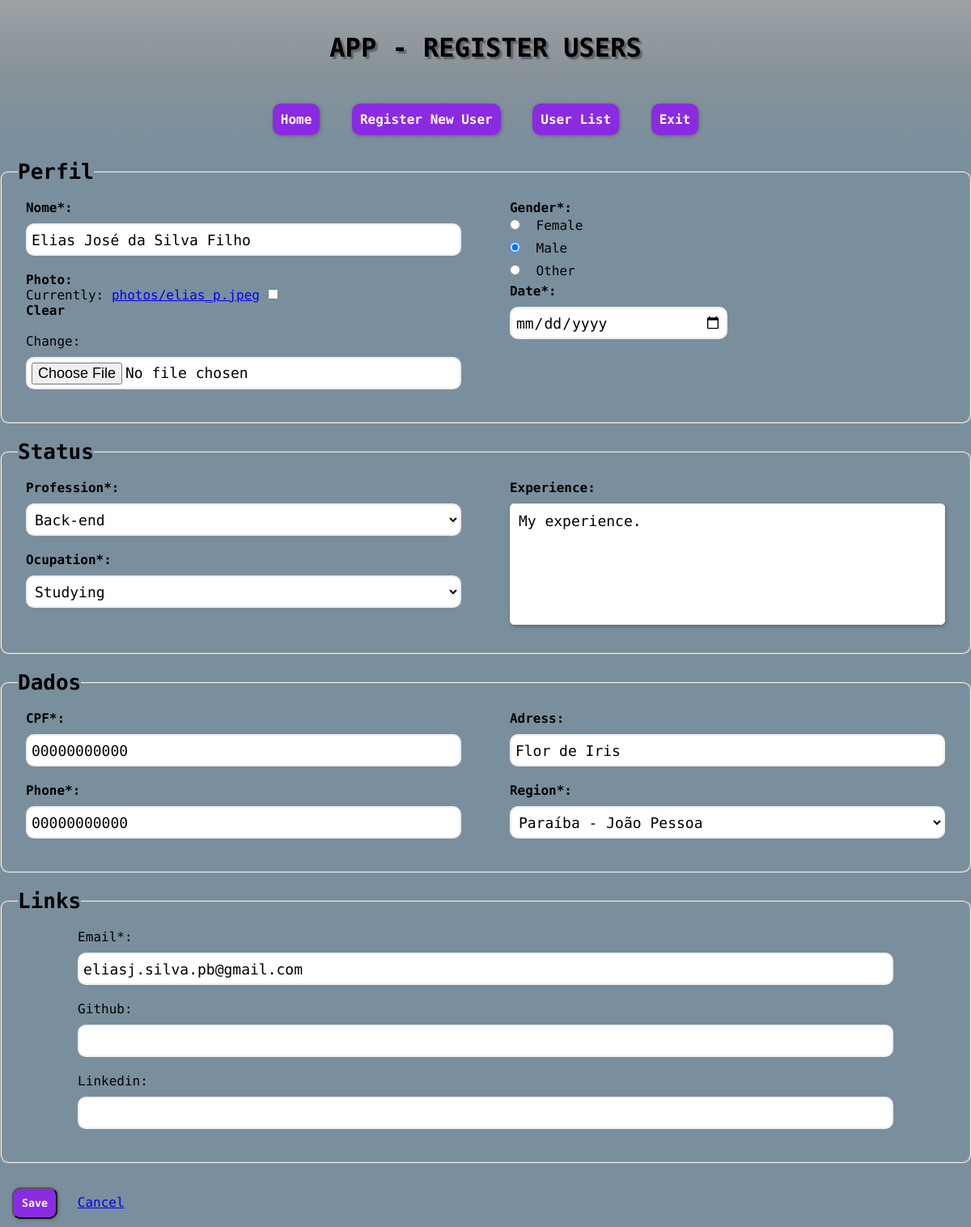
/List-User/User/Edit/1/ (signed in), run on the app's committed database.
### App_Register/models.py (models this page shows, shortened)
class User(models.Model):
    GENDER = [
        ('Female', 'Female'),
        ('Male', 'Male'),
        ('Other', 'Other'),
    ]
    PROFESSION = [
        ('Font-end','Front-end'),
        ('Back-end','Back-end'),
        ('Full-Stack','Full-Stack'),
        ('Intern', 'Intern'),
        ('C.Security', 'C.Security'),
    ]
    OCUPATION = [
        ('Studying', 'Studying'),
        ('Working', 'Working'),
        ('Freelancer', 'Freelancer'),
        ('Unemployed', 'Unemployed'),
    ]
    TECHNOLOGIES = [
        ('Html', 'Html'),
        ('Css', 'Css'),
        ('JavaScript', 'JavaScript'),
        ('Python', 'Python'),
        ('Ruby', 'Ruby'),
        ('PHP', 'PHP'),
        ('C#', 'C#'),
        ('Java', 'Java'),
    ]
    LOCATE = [
        ('Acre - Rio Branco', 'Acre - Rio Branco'),
        ('Alagoas - Maceió', 'Alagoas - Maceió'),
        ('Amapá - Macapá', 'Amapá - Macapá'),
        ('Amazonas - Manaus', 'Amazonas - Manaus'),
        ('Bahia - Salvador', 'Bahia - Salvador'),
        ('Ceará - Fortaleza', 'Ceará - Fortaleza'),
        ('Espírito Santo - Vitória', 'Espírito Santo - Vitória'),
        ('Goiás - Goiânia', 'Goiás - Goiânia'),
        ('Maranhão - São Luís', 'Maranhão - São Luís'),
        ('Mato Grosso - Cuiabá', 'Mato Grosso - Cuiabá'),
        ('Mato Grosso do Sul - Campo Grande', 'Mato Grosso do Sul - Campo Grande'),
        ('Minas Gerais - Belo Horizonte', 'Minas Gerais - Belo Horizonte'),
        ('Paraíba - João Pessoa', 'Paraíba - João Pessoa'),
        ('Pernambuco - Recife', 'Pernambuco - Recife'),
        ('Piauí - Teresina', 'Piauí - Teresina'),
        ('Rio de Janeiro - Rio de Janeiro', 'Rio de Janeiro - Rio de Janeiro'),
        ('Rio Grande do Norte - Natal', 'Rio Grande do Norte - Natal'),
        ('Rio Grande do Sul - Porto Alegre', 'Rio Grande do Sul - Porto Alegre'),
        ('Rondônia - Porto Velho', 'Rondônia - Porto Velho'),
        ('Roraima - Boa Vista', 'Roraima - Boa Vista'),
        ('Santa Catarina - Florianópolis', 'Santa Catarina - Florianópolis'),
        ('São Paulo - São Paulo', 'São Paulo - São Paulo'),
        ('Sergipe - Aracaju', 'Sergipe - Aracaju'),
        ('Tocantins - Palmas', 'Tocantins - Palmas'),
        ('Distrito Federal - Brasília', 'Distrito Federal - Brasília'),
    ]
    name = models.CharField(max_length=150)
    photo = models.ImageField(upload_to='photos', blank=True, null=True)
    gender = models.CharField(max_length=100, choices=GENDER, default=None)
    date = models.DateField()
    profession = models.CharField(max_length=100, choices=PROFESSION, null=True) #default=None
    ocupation = models.CharField(max_length=100, choices=OCUPATION, null=True) #default=None
    experience = models.TextField(blank=True, null=True)
    cpf = models.CharField(max_length= 11, null=True)
    phone = models.CharField(max_length=11, null=True)
    adress = models.CharField(max_length=155, blank=True, null=True)
    locate = models.CharField(max_length=100, choices=LOCATE) #default=None
    email = models.EmailField()
    github = models.URLField(blank=True, null=True, default=None)
    linkedin = models.URLField(blank=True, null=True, default=None)
    created_at = models.DateTimeField(auto_now_add=True, null=True)

### App_Register/views.py (the view)
# urls.py: path('List-User/User/Edit/<int:id>/', views.update, name= 'edit'), # Updating
@login_required
def update(request, id):
    edit = models.User.objects.get(id=id)
    form = forms.UserForm(request.POST or None, request.POST or None, instance=edit)
    if form.is_valid():
        form.save()
        return redirect('list')
    else:
        return render(request, 'register/form.html', {'form':form})

### App_Register/forms.py
class UserForm(forms.ModelForm):
    class Meta:
        model = models.User
        fields = '__all__'
        widgets = {
            'name': forms.TextInput(
                attrs={
                    'placeholder': 'Enter your Full name',
                    }
                ),
            'gender': forms.RadioSelect(
                attrs={
                    'type':'radio',
                    }
                ),
            'profession': forms.Select(
                attrs={
                    'placeholder': 'Your Profession',
                }
            ),
            'ocupation': forms.Select(
                attrs={
                    'placeholder': 'Your Ocupation',
                }
            ),
            'date': forms.DateInput(
                format=('%d/%m/%Y'),
                attrs={
                    'placeholder': 'Select a date',
                    'type': 'date',
                }
            ),
            'email': forms.EmailInput(),
            'github': forms.TextInput(),
            'linkedin': forms.TextInput(),
        }

### App_Register/templates/register/form.html (shortened to what this page needs)
{% extends 'home.html' %}
    {% block content %}
    <div class="login">
        <form method="POST" enctype="multipart/form-data" target="_self" autocomplete="on">
            <fieldset>
                <legend>Perfil</legend>
                <div class="form-content">
                    <label for="">Nome*:</label>
                    {{ form.name }}
                    <label for="">Photo:</label>
                    {{ form.photo }}
                </div>
                <div class="form-content">
                    <label for="">Gender*:</label>
                    {{ form.gender }}
                    <label for="">Date*:</label>
                    {{ form.date }}
                </div>
            </fieldset>
            <fieldset>
                <legend>Status</legend>
                <div class="content">
                    <div class="form-content">
                        <label for="">Profession*:</label>
                        {{ form.profession }}
                        <label for="">Ocupation*:</label>
                        {{ form.ocupation }}
                    </div>
                    <div class="form-content">
                        <label for="">Experience:</label>
                        {{ form.experience }}
                    </div>
                </div>
            </fieldset>
            <fieldset>
                <legend>Dados</legend>
                <div class="form-content">
                    <label for="">CPF*:</label>
                    {{ form.cpf }}
                    <label for="">Phone*:</label>
                    {{ form.phone }}
                </div>
                <div class="form-content">
                    <label for="">Adress:</label>
                    {{ form.adress }}
                    <label for="">Region*:</label>
                    {{ form.locate }}
                </div>
            </fieldset>
            <fieldset>
                <legend>Links</legend>
                <div class="form-content-links">
                    <label for="">Email*:</label>
                    {{ form.email }}
                    <label for="">Github:</label>
                    {{ form.github }}
                    <label for="">Linkedin:</label>
                    {{ form.linkedin }}
                </div>
            </fieldset>
            <div class="form-buttons-end">
                <button type="submit">Save</button>
                <a href="{% url 'list' %}">Cancel</a>
            </div>
        </form>
    </div>
    {% endblock %}

### static/css/app_register.css (style rules this page uses)
* { padding: 0; margin: 0; box-sizing: border-box; font-family: 'Ubuntu Mono', monospace; }
body { background-color: #7A8F9D; }
fieldset { padding: 20px 0; margin: 20px 0; display: flex; justify-content: space-around; align-items: start; border-radius: 10px; }
fieldset legend { margin: 0 0 0 20px; font-size: 26px; font-weight: bold; }
input[type=text], input[type=file], input[type=date],input[type=email], input[type=password] ,select { width: 100%; height: 40px; margin: 10px 0 20px 0; border: 2px solid #eee; border-radius: 10px; padding: 5px; font-size: 18px; background-color: #fff; }
input[type=date] { width: 50%; }
input[type=radio] { margin: 5px 10px 10px 0px; font-weight: lighter; }
textarea { resize: none; width: 100%; height: 150px; margin: 10px 0; padding: 10px; font-size: 18px; border: 1px solid #eee; box-shadow: #666 1px 2px 5px; border-radius: 5px; }
.form-content { width: 45%; }
.form-content > label { font-weight: bold; display: block; }
fieldset:nth-child(3) { display: flex; flex-direction: column; }
.content { display: flex; flex-direction: row; width: 100%; justify-content: space-around; }
nav a,form .form-buttons-end button a, button { text-decoration: none; box-shadow: #666 1px 1px 4px; border-radius: 10px; background-color: #8a2be2; margin: 10px 15px; padding: 10px; font-weight: bold; color: #fff; }

### data on the page
User: name "Elias José da Silva Filho", gender "☐ Female ☑ Male ☐ Other", profession "Back-end", ocupation "Studying", experience "My experience.", cpf "00000000000", phone "00000000000", adress "Flor de Iris", locate "Paraíba - João Pessoa", email "eliasj.silva.pb@gmail.com"
